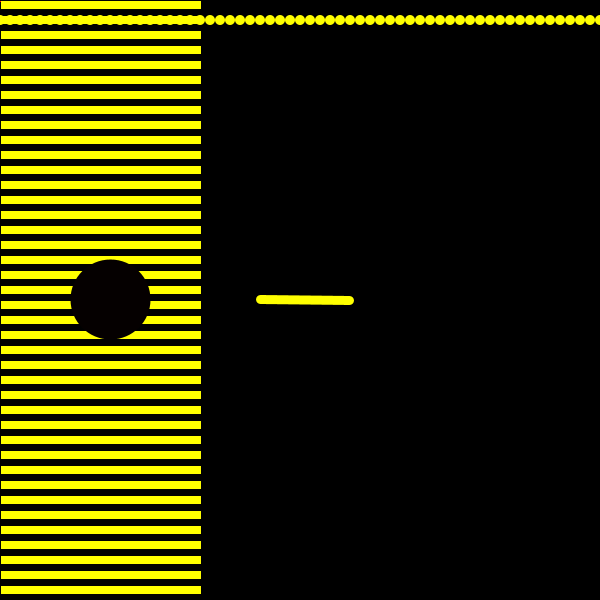
Frame 1 (no input)
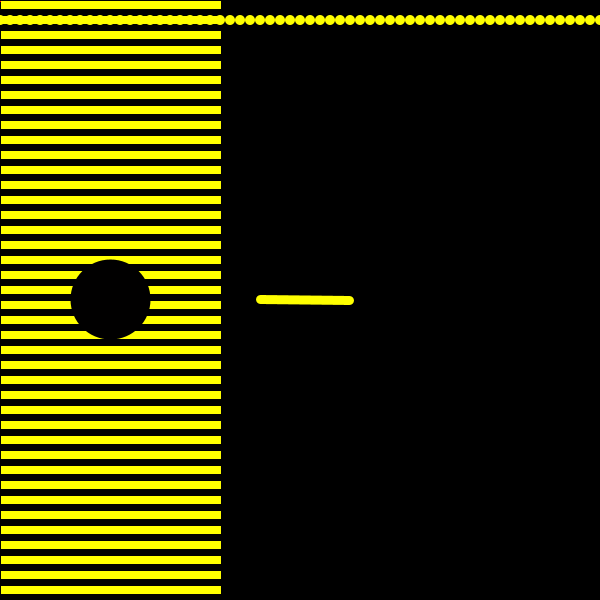
Frame 60 (the mouse pressed at the canvas centre just before this capture)
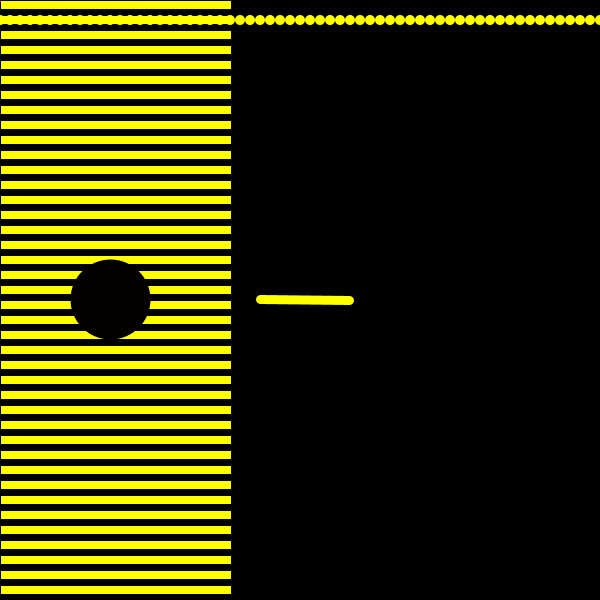
Frame 120 (the mouse held since frame 60 and released just before this capture)

The Processing sketch that drew these frames (run headless with seeded random() and noise(); from frame 60 on, the mouse is pressed at the canvas centre):

// Processing sketch: processing_657
// ── processing_657.pde





void setup() {
  size(600, 600);
  noStroke();
  
}
int segundos;
int minutos;
int horas;


void draw() {
  background(0);
 

  
  segundos = second();
  minutos = minute();
  horas = hour();
  smooth();

//circulo del centro

  strokeWeight(0);
  noStroke();
  fill(255,255,0);
  for(int i=0; i<650;i=i+10){
    ellipse(i,20,10,10);
   
  }
  //horas
pushMatrix();
  strokeWeight(3);
  translate(300,300);
  rotate((PI/6)*hour());
  fill(255,255,0);
  stroke(255,255,0);
  strokeWeight(9);
  line(0,-50,0,40);
    popMatrix();


//lineas
  noStroke();
  fill(255,255,0);
  for(int i=1; i<600;i=i+15){
rect(1,i,segundos*10,8); 
  }
   
    noStroke();
  fill(255,0,0);
  for(int i=1; i<600;i=i+15){
rect(0,1,1,1); 
  }
 
  //minutos 
 
 strokeWeight(3);
  translate(300,300);
  rotate((PI/30)*minute());
  fill(255);
  stroke(random(8),0,0);
  strokeWeight(80);
  point(0,-190);
 


}
